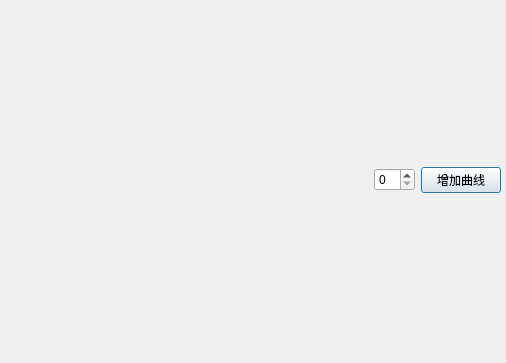
<?xml version="1.0" encoding="UTF-8"?>
<ui version="4.0">
 <class>CurveGraph</class>
 <widget class="QDialog" name="CurveGraph">
  <property name="geometry">
   <rect>
    <x>0</x>
    <y>0</y>
    <width>506</width>
    <height>363</height>
   </rect>
  </property>
  <property name="windowTitle">
   <string>Dialog</string>
  </property>
  <widget class="QWidget" name="verticalLayoutWidget">
   <property name="geometry">
    <rect>
     <x>10</x>
     <y>10</y>
     <width>491</width>
     <height>341</height>
    </rect>
   </property>
   <layout class="QVBoxLayout" name="mainLayout">
    <item>
     <layout class="QHBoxLayout" name="chartLayout"/>
    </item>
    <item>
     <layout class="QHBoxLayout" name="btnLayout">
      <item>
       <spacer name="horizontalSpacer">
        <property name="orientation">
         <enum>Qt::Horizontal</enum>
        </property>
        <property name="sizeHint" stdset="0">
         <size>
          <width>40</width>
          <height>20</height>
         </size>
        </property>
       </spacer>
      </item>
      <item>
       <widget class="QSpinBox" name="spinBox"/>
      </item>
      <item>
       <widget class="QPushButton" name="fitFunction">
        <property name="text">
         <string>增加曲线</string>
        </property>
       </widget>
      </item>
     </layout>
    </item>
   </layout>
  </widget>
 </widget>
 <resources/>
 <connections/>
</ui>
